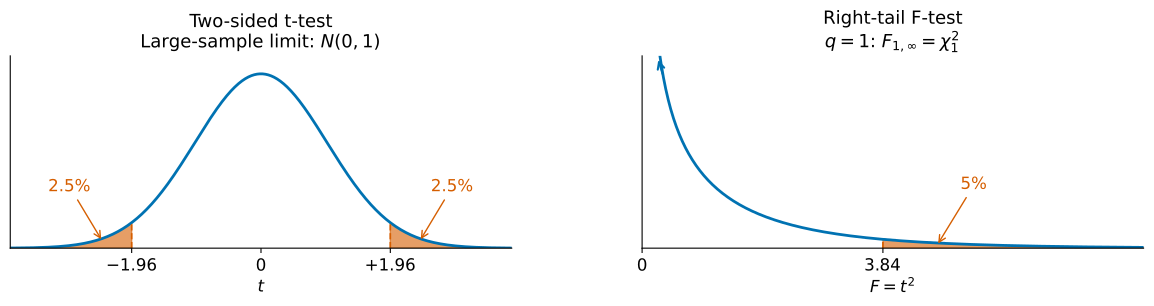

Write the Python code that produced this figure.
"""Draw the q=1 rejection regions used in Lecture 6 (large-sample limit)."""
import os
from pathlib import Path

os.environ.setdefault("MPLCONFIGDIR", "/private/tmp")
import matplotlib

matplotlib.use("Agg")
import matplotlib.pyplot as plt
import numpy as np
from scipy.stats import chi2, norm

blue = "#0072B2"
red = "#D55E00"
critical_t = norm.ppf(0.975)
critical_f = chi2.ppf(0.95, 1)
assert np.isclose(critical_t**2, critical_f)
assert np.isclose(2 * norm.sf(critical_t), chi2.sf(critical_f, 1))

plt.rcParams.update({"font.family": "DejaVu Sans", "font.size": 12,
                     "pdf.fonttype": 42, "axes.spines.top": False,
                     "axes.spines.right": False})
fig, (ax_t, ax_f) = plt.subplots(1, 2, figsize=(12, 3.2))
fig.subplots_adjust(left=0.045, right=0.99, bottom=0.20, top=0.80, wspace=0.26)

x = np.linspace(-3.8, 3.8, 1600)
ax_t.plot(x, norm.pdf(x), color=blue, lw=2)
for lo, hi in [(-3.8, -critical_t), (critical_t, 3.8)]:
    tail = np.linspace(lo, hi, 400)
    ax_t.fill_between(tail, norm.pdf(tail), color=red, alpha=0.6)
for c in [-critical_t, critical_t]:
    ax_t.vlines(c, 0, norm.pdf(c), color=red, ls="--", lw=1.2)
ax_t.set(xlim=(-3.8, 3.8), ylim=(0, 0.44), yticks=[],
         xticks=[-critical_t, 0, critical_t],
         xticklabels=[r"$-1.96$", "0", r"$+1.96$"], xlabel=r"$t$")
ax_t.set_title("Two-sided t-test\n" + r"Large-sample limit: $N(0,1)$", fontsize=13)
for sign in [-1, 1]:
    ax_t.annotate(r"$2.5\%$", xy=(sign * 2.4, 0.015),
                  xytext=(sign * 2.9, 0.13), ha="center", color=red,
                  arrowprops={"arrowstyle": "->", "color": red})

x = np.linspace(0.001, 8, 2000)
ax_f.plot(x, chi2.pdf(x, 1), color=blue, lw=2)
tail = np.linspace(critical_f, 8, 600)
ax_f.fill_between(tail, chi2.pdf(tail, 1), color=red, alpha=0.6)
ax_f.vlines(critical_f, 0, chi2.pdf(critical_f, 1), color=red, ls="--", lw=1.2)
ax_f.set(xlim=(0, 8), ylim=(0, 0.65), yticks=[],
         xticks=[0, critical_f], xticklabels=["0", r"$3.84$"], xlabel=r"$F=t^2$")
ax_f.set_title("Right-tail F-test\n" + r"$q=1$: $F_{1,\infty}=\chi^2_1$", fontsize=13)
ax_f.annotate(r"$5\%$", xy=(4.7, 0.008), xytext=(5.3, 0.20),
              ha="center", color=red,
              arrowprops={"arrowstyle": "->", "color": red})
# The chi-square(1) density diverges at zero; the arrow marks continuation
# beyond the plot's vertical range, rather than inventing a finite peak.
ax_f.annotate("", xy=(0.245, 0.645), xytext=(0.34, 0.58),
              arrowprops={"arrowstyle": "->", "color": blue, "lw": 1.5})

fig.savefig(Path(__file__).with_suffix(".pdf"), bbox_inches="tight")
plt.close(fig)
